Frame 1 (no input): blank canvas, image omitted
Frame 60 (the mouse pressed at the canvas centre just before this capture): blank canvas, image omitted
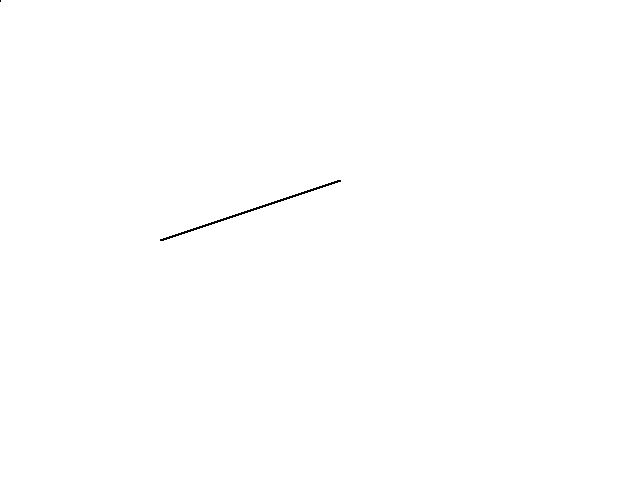
Frame 120 (the mouse held since frame 60 and released just before this capture)

The Processing sketch whose frames 1 and 60 were blank and that drew this single picture after the mouse press (run headless with seeded random() and noise(); from frame 60 on, the mouse is pressed at the canvas centre):

// Processing sketch: processing_79213
// ── processing_79213.pde

void setup(){

  size(640,480);
  background(255);
  
  rectMode(CENTER);

}

int a = 0;
int b = 0;
int c = 0;
int d = 0;

int i=0;

void draw(){
  
  a = mouseX * 2 -300;
  b = mouseY /3 +100;
  c = mouseX /2;
  d = mouseY;
  line(a,b,c,d);
  i++;
  
}
